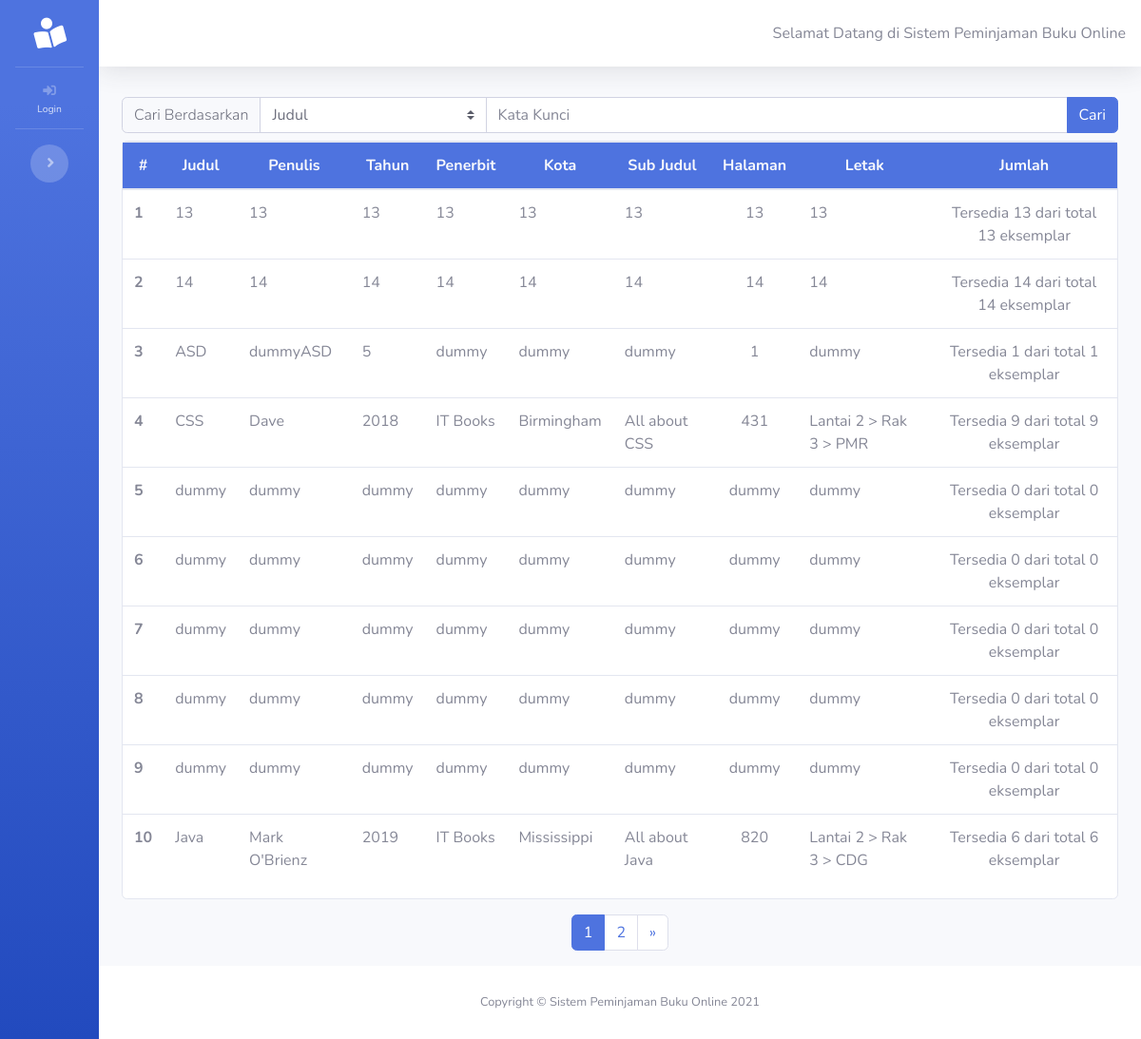
/, run on an earlier commit of the app's database.
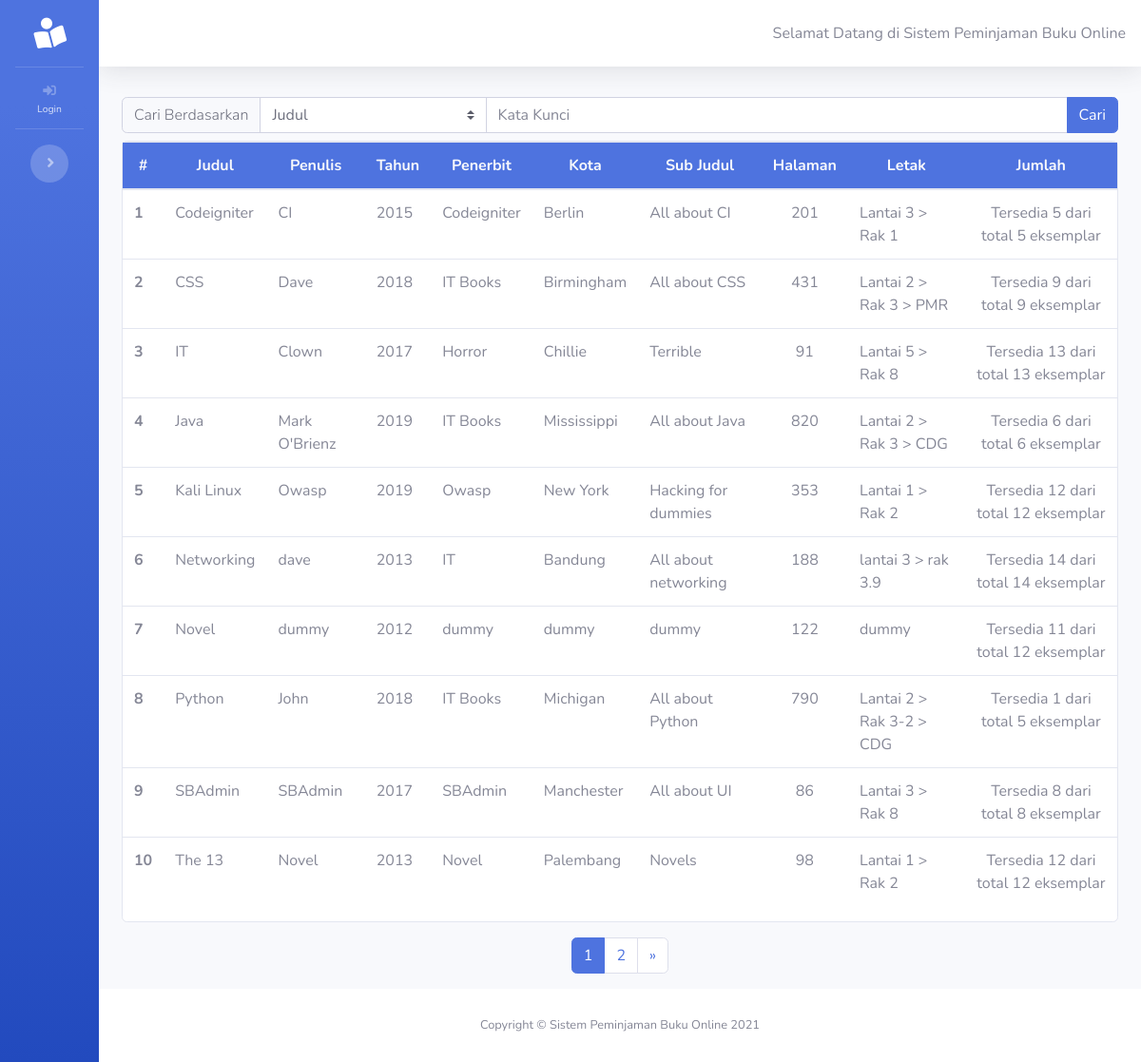
And on a later commit of the database.
### tables this page shows
CREATE TABLE `buku` (
  `id` int(11) NOT NULL,
  `judul` varchar(255) NOT NULL,
  `penulis` varchar(255) NOT NULL,
  `tahun` varchar(255) NOT NULL,
  `penerbit` varchar(255) NOT NULL,
  `kota_terbit` varchar(255) NOT NULL,
  `sub_judul` varchar(255) NOT NULL,
  `jumlah_halaman` varchar(255) NOT NULL,
  `letak_buku` varchar(255) NOT NULL,
  `jumlah` varchar(255) NOT NULL
);

### index.php (called while the page is built, shortened)
<?php
require_once BASEPATH.'core/CodeIgniter.php';

### application/models/Home_model.php (called while the page is built, shortened)
<?php
class Home_model extends CI_Model
{
    public function getAllBook($limit, $start)
    {
        $this->db->order_by('judul', 'ASC');
        $data = $this->db->get('buku', $limit, $start);
        return $data->result_array();
    }
    public function getJumlahUser()
    {
        $this->db->like('hak_akses', 0);
        $this->db->from('user');
        $query = $this->db->count_all_results();
        return $query;
    }
    public function getJumlahPeminjaman()
    {
        $this->db->like('status', 0);
        $this->db->from('peminjaman_pengembalian');
        $query = $this->db->count_all_results();
        return $query;
    }
    public function getJumlahPengembalian()
    {
        $this->db->like('status', 1);
        $this->db->from('peminjaman_pengembalian');
        $query = $this->db->count_all_results();
        return $query;
    }
}

### application/views/home/index.php (the view, shortened to what this page needs)
<div class="container-fluid">
  <div class="row mt-2">
    <div class="col">
      <form action="http://localhost/SPB/home/searchBook" method="post">
        <div class="input-group">
          <div class="input-group-prepend bg-light">
            <label class="input-group-text bg-light font-weight-light small" for="kategori">Cari
              Berdasarkan</label>
          </div>
          <select name="kategori" id="kategori" style="width: 150px;" class="custom-select">
            <option value="Judul">Judul</option>
          </select>
          <input name="keyword" id="keyword" autocomplete="off" type="text" class="w-50 form-control" placeholder="Kata Kunci">
          <div class="input-group-append">
            <button class="btn btn-primary" type="submit" id="tombolCari">Cari</button>
          </div>
        </div>
      </form>
    </div>
  </div>
  <div class="mt-2 row">
    <div class="col">
      <div class="card">
        <div class="table-responsive">
          <table class="table table-hover">
            <thead style="background: #4e73df;" class="text-light">
              <tr style="text-align: center;">
                <th scope="col">#</th>
                <th scope="col">Judul</th>
                <th scope="col">Penulis</th>
                <th scope="col">Tahun</th>
                <th scope="col">Penerbit</th>
                <th scope="col">Kota</th>
                <th scope="col">Sub Judul</th>
                <th scope="col">Halaman</th>
                <th scope="col">Letak</th>
                <th scope="col">Jumlah</th>
              </tr>
            </thead>
            <tbody>
              <?php $i = 0;
              foreach ($buku as $b) {
                $i++; ?>
                <tr>
                  <th schope="row"><?= $i ?></th>
                  <td><?= $b['judul'] ?></td>
                  <td><?= $b['penulis'] ?></td>
                  <td><?= $b['tahun'] ?></td>
                  <td><?= $b['penerbit'] ?></td>
                  <td><?= $b['kota_terbit'] ?></td>
                  <td><?= $b['sub_judul'] ?></td>
                  <td style="text-align: center;"><?= $b['jumlah_halaman'] ?></td>
                  <td><?= $b['letak_buku'] ?></td>
                  <td style="text-align: center;"><?= 'Tersedia ' . ((int) $b['jumlah'] - count($jumlah_dipinjam[$i - 1])) . ' dari total ' . (int) $b['jumlah'] . ' eksemplar' ?></td>
                </tr>
              <?php } ?>
            </tbody>
          </table>
        </div>
      </div>
    </div>
  </div>
  <div class="row mt-3">
    <div class="col">
      <?php echo $pagination; ?>
    </div>
  </div>
</div>
</div>

What changed in the data, as far as the page shows it:
removed buku: judul "ASD", penulis "dummyASD", tahun "5", penerbit "dummy", kota_terbit "dummy", sub_judul "dummy", jumlah_halaman "1", letak_buku "dummy", (int)$b['jumlah']-count($jumlah_dipinjam[$i-1]) "1", jumlah "1"
removed buku: judul "dummy", penulis "dummy", tahun "dummy", penerbit "dummy", kota_terbit "dummy", sub_judul "dummy", jumlah_halaman "dummy", letak_buku "dummy", (int)$b['jumlah']-count($jumlah_dipinjam[$i-1]) "0", jumlah "0"
no longer on this page (row edited): buku: judul "dummy", penulis "dummy", tahun "dummy", penerbit "dummy", kota_terbit "dummy", sub_judul "dummy", jumlah_halaman "dummy", letak_buku "dummy", (int)$b['jumlah']-count($jumlah_dipinjam[$i-1]) "0", jumlah "0"
removed buku: judul "dummy", penulis "dummy", tahun "dummy", penerbit "dummy", kota_terbit "dummy", sub_judul "dummy", jumlah_halaman "dummy", letak_buku "dummy", (int)$b['jumlah']-count($jumlah_dipinjam[$i-1]) "0", jumlah "0"
removed buku: judul "dummy", penulis "dummy", tahun "dummy", penerbit "dummy", kota_terbit "dummy", sub_judul "dummy", jumlah_halaman "dummy", letak_buku "dummy", (int)$b['jumlah']-count($jumlah_dipinjam[$i-1]) "0", jumlah "0"
no longer on this page (row edited): buku: judul "dummy", penulis "dummy", tahun "dummy", penerbit "dummy", kota_terbit "dummy", sub_judul "dummy", jumlah_halaman "dummy", letak_buku "dummy", (int)$b['jumlah']-count($jumlah_dipinjam[$i-1]) "0", jumlah "0"
added buku: judul "Codeigniter", penulis "CI", tahun "2015", penerbit "Codeigniter", kota_terbit "Berlin", sub_judul "All about CI", jumlah_halaman "201", letak_buku "Lantai 3 > Rak 1", (int)$b['jumlah']-count($jumlah_dipinjam[$i-1]) "5", jumlah "5"
shown differently, row unchanged: buku "CSS": moves up the list
changed buku: judul "14" → "IT"; penulis "14" → "Clown"; tahun "14" → "2017"; penerbit "14" → "Horror"; kota_terbit "14" → "Chillie"; sub_judul "14" → "Terrible"; jumlah_halaman "14" → "91"; letak_buku "14" → "Lantai 5 > Rak 8"; (int)$b['jumlah']-count($jumlah_dipinjam[$i-1]) "14" → "13"; jumlah "14" → "13"; moves down the list
shown differently, row unchanged: buku "Java": moves up the list
added buku: judul "Kali Linux", penulis "Owasp", tahun "2019", penerbit "Owasp", kota_terbit "New York", sub_judul "Hacking for dummies", jumlah_halaman "353", letak_buku "Lantai 1 > Rak 2", (int)$b['jumlah']-count($jumlah_dipinjam[$i-1]) "12", jumlah "12"
added buku: judul "Networking", penulis "dave", tahun "2013", penerbit "IT", kota_terbit "Bandung", sub_judul "All about networking", jumlah_halaman "188", letak_buku "lantai 3 > rak 3.9", (int)$b['jumlah']-count($jumlah_dipinjam[$i-1]) "14", jumlah "14"
now on this page (row unchanged): buku: judul "Novel", penulis "dummy", tahun "2012", penerbit "dummy", kota_terbit "dummy", sub_judul "dummy", jumlah_halaman "122", letak_buku "dummy", (int)$b['jumlah']-count($jumlah_dipinjam[$i-1]) "11", jumlah "12"
now on this page (row edited): buku: judul "Python", penulis "John", tahun "2018", penerbit "IT Books", kota_terbit "Michigan", sub_judul "All about Python", jumlah_halaman "790", letak_buku "Lantai 2 > Rak 3-2 > CDG", (int)$b['jumlah']-count($jumlah_dipinjam[$i-1]) "1", jumlah "5"
added buku: judul "SBAdmin", penulis "SBAdmin", tahun "2017", penerbit "SBAdmin", kota_terbit "Manchester", sub_judul "All about UI", jumlah_halaman "86", letak_buku "Lantai 3 > Rak 8", (int)$b['jumlah']-count($jumlah_dipinjam[$i-1]) "8", jumlah "8"
changed buku: judul "13" → "The 13"; penulis "13" → "Novel"; tahun "13" → "2013"; penerbit "13" → "Novel"; kota_terbit "13" → "Palembang"; sub_judul "13" → "Novels"; jumlah_halaman "13" → "98"; letak_buku "13" → "Lantai 1 > Rak 2"; (int)$b['jumlah']-count($jumlah_dipinjam[$i-1]) "13" → "12"; jumlah "13" → "12"
